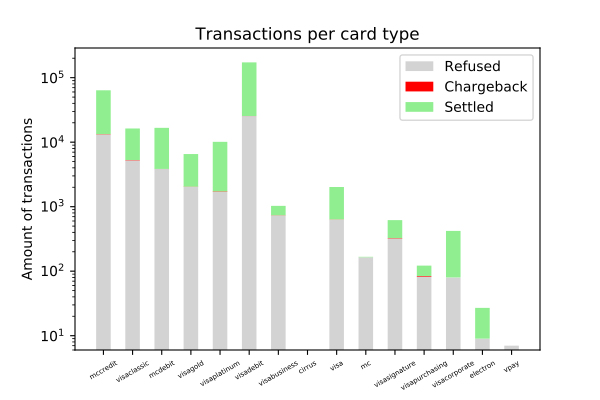

Write the Python code that produced this figure.
# -*- coding: utf-8 -*-
"""
Created on Tue Apr 30 09:23:31 2019

@author: gabri
"""
import pandas as pd
import numpy as np
import matplotlib.pyplot as plt

DATA_PATH = r".\data_for_student_case.csv"

data = pd.read_csv(DATA_PATH)


categories = data['txvariantcode'].unique()
num_of_categories = len(categories)
fraud = []
no_fraud = []
refused = []

for category in categories:
    print(f"Category {category}")
    cat_data = data[data['txvariantcode'] == category]
    fraud.append(cat_data[cat_data['simple_journal'] == 'Chargeback'].shape[0])
    no_fraud.append(cat_data[cat_data['simple_journal'] == 'Settled'].shape[0])
    refused.append(cat_data[cat_data['simple_journal'] == 'Refused'].shape[0])
    
ind = np.arange(num_of_categories)    # the x locations for the groups
width = 0.5      # the width of the bars: can also be len(x) sequence

p1 = plt.bar(ind, refused, width, color='lightgray')
p2 = plt.bar(ind, fraud, width, bottom=np.array(refused), color='red')
p3 = plt.bar(ind, no_fraud, width, bottom= np.array(fraud) + np.array(refused), color='lightgreen')


plt.ylabel('Amount of transactions')
plt.title('Transactions per card type')
plt.xticks(ind, tuple(categories), fontsize=5)
plt.yscale('log')
plt.xticks(rotation=30)
plt.legend((p1[0], p2[0], p3[0]), ('Refused', 'Chargeback', 'Settled'))
plt.savefig('stacked_bar.pdf', format='pdf')
plt.show()
